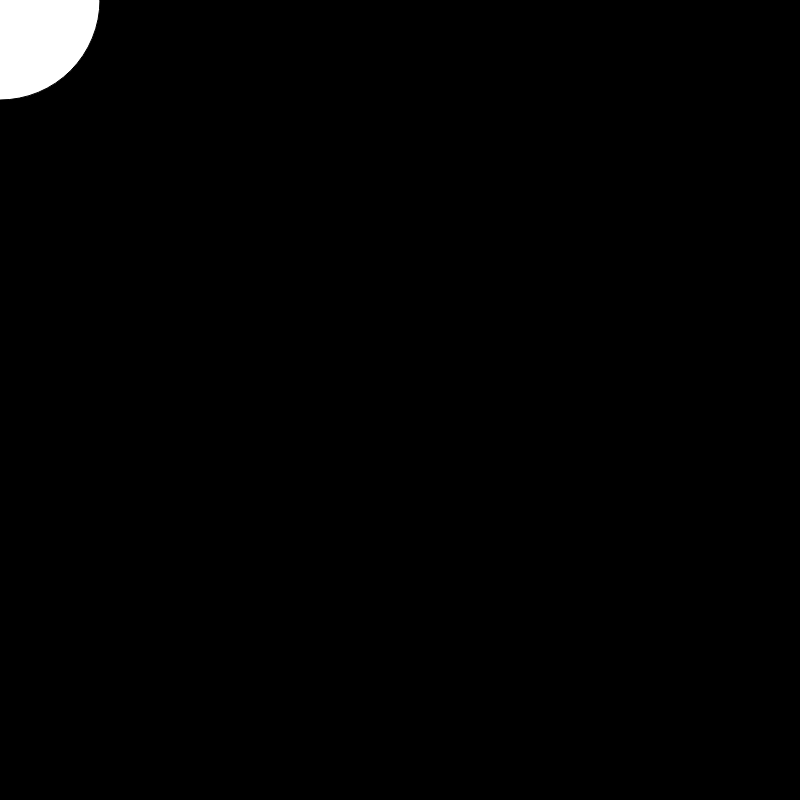
Frame 1 (no input)
Frame 60 (no input): identical to frame 1, image omitted
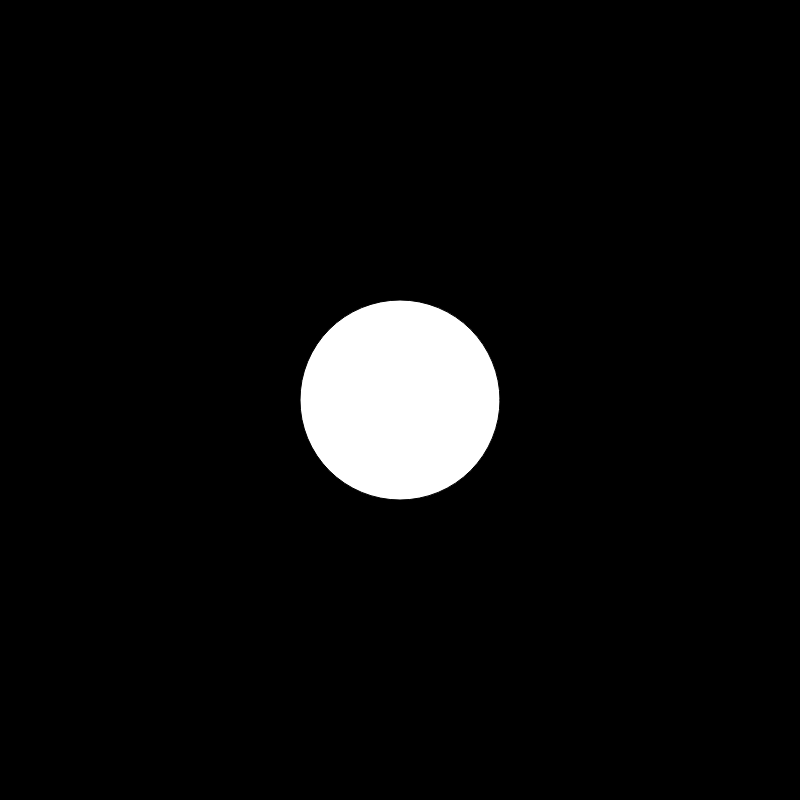
Frame 120 (the mouse pressed at the canvas centre since frame 60)

The p5.js sketch that drew these frames (run headless with seeded random() and noise() and a simulated clock; from frame 60 on, the mouse is pressed at the canvas centre):

// p5.js sketch
// ── sketch.js
function setup() {
  createCanvas(800, 800);
}

function draw() {
  background(0);
  ellipse(mouseX, mouseY, 200, 200);
}
